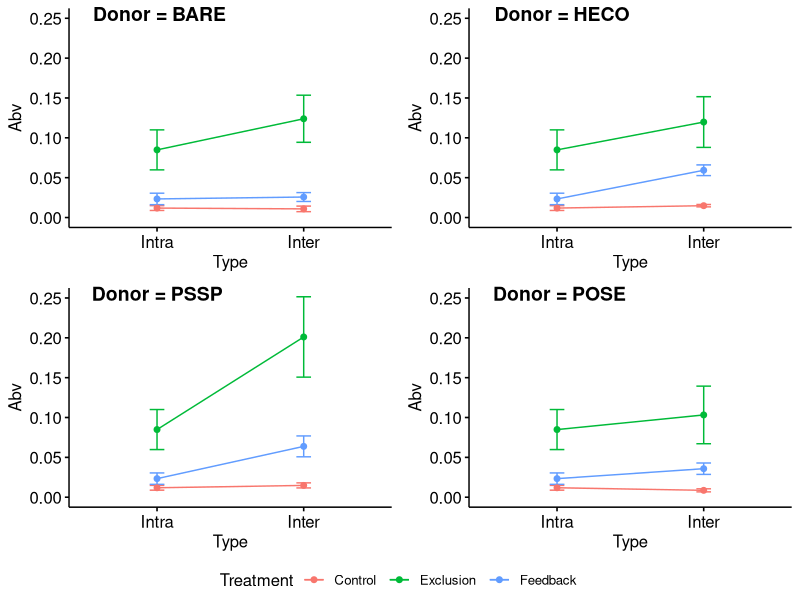
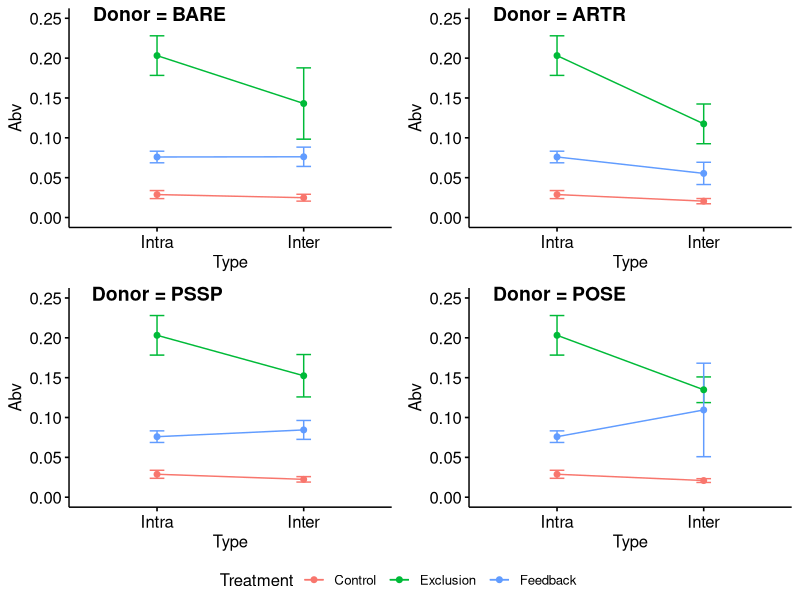
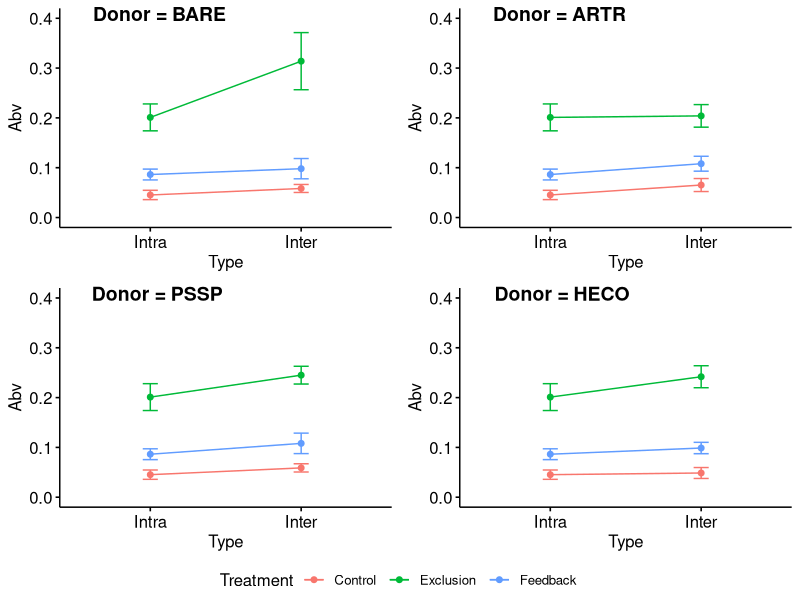
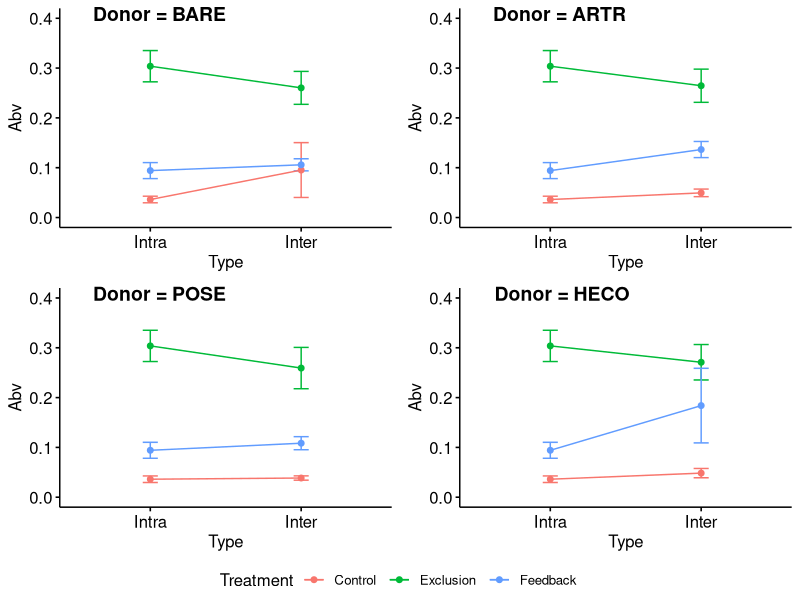

Here is the R script that generated these plots, in order:
########################################
#Code to visualize all abv biomass data#
########################################

setwd("C:/Users/A02268715/Box Sync/PSFcoexist/R/PSFcoexist")
library(car)
library(ggpubr)

#Data import------------------------
all<-read.csv("./data/Transplant data clean 190102.csv")

#Subset data by transplant species
ARTR<-subset(all,Transplant=="ARTR")
POSE<-subset(all,Transplant=="POSE")
PSSP<-subset(all,Transplant=="PSSP")
HECO<-subset(all,Transplant=="HECO")

#ARTR--------------------------------
#Add Intra/Inter labels
ARTR$Type[ARTR$DonorSpp=="ARTR"]<-"Intra"
ARTR$Type[ARTR$DonorSpp!="ARTR"]<-"Inter"
ARTR$Type <- factor(ARTR$Type, levels=c("Intra", "Inter"))#Flip the order of factors for easier visualization

#Take out the rows where labels mixed up and cannot ascertain treatment
ARTR<-subset(ARTR,Treatment%in%c("Control","Exclusion","Feedback"))

#Make each donor plot separately
artrBARE<-ggpar(ggline(ARTR[ARTR$DonorSpp=="BARE"|ARTR$DonorSpp=="ARTR",], x = "Type", y = "Abv",  
                 add = c("mean_se"),
                 color = "Treatment"),
                ylim=c(0,0.25))
artrHECO<-ggpar(ggline(ARTR[ARTR$DonorSpp=="HECO"|ARTR$DonorSpp=="ARTR",], x = "Type", y = "Abv",  
                 add = c("mean_se"),
                 color = "Treatment"),
                ylim=c(0,0.25))
artrPSSP<-ggpar(ggline(ARTR[ARTR$DonorSpp=="PSSP"|ARTR$DonorSpp=="ARTR",], x = "Type", y = "Abv",  
                 add = c("mean_se"),
                 color = "Treatment"),
                ylim=c(0,0.25))
artrPOSE<-ggpar(ggline(ARTR[ARTR$DonorSpp=="POSE"|ARTR$DonorSpp=="ARTR",], x = "Type", y = "Abv",  
                 add = c("mean_se"),
                 color = "Treatment"),
                ylim=c(0,0.25))

#Put plots together
ggarrange(artrBARE , artrHECO, artrPSSP,artrPOSE, 
          labels = c("Donor = BARE", "Donor = HECO", "Donor = PSSP","Donor = POSE"),
          common.legend = TRUE, legend = "bottom",
          hjust=-0.7,
          ncol = 2, nrow = 2)

#HECO--------------------------------
#Add Intra/Inter labels
HECO$Type[HECO$DonorSpp=="HECO"]<-"Intra"
HECO$Type[HECO$DonorSpp!="HECO"]<-"Inter"
HECO$Type <- factor(HECO$Type, levels=c("Intra", "Inter"))#Flip the order of factors for easier visualization

#Make each donor plot separately
hecoBARE<-ggpar(ggline(HECO[HECO$DonorSpp=="BARE"|HECO$DonorSpp=="HECO",], x = "Type", y = "Abv",  
                       add = c("mean_se"),
                       color = "Treatment"),
                ylim=c(0,0.25))
hecoARTR<-ggpar(ggline(HECO[HECO$DonorSpp=="ARTR"|HECO$DonorSpp=="HECO",], x = "Type", y = "Abv",  
                       add = c("mean_se"),
                       color = "Treatment"),
                ylim=c(0,0.25))
hecoPSSP<-ggpar(ggline(HECO[HECO$DonorSpp=="PSSP"|HECO$DonorSpp=="HECO",], x = "Type", y = "Abv",  
                       add = c("mean_se"),
                       color = "Treatment"),
                ylim=c(0,0.25))
hecoPOSE<-ggpar(ggline(HECO[HECO$DonorSpp=="POSE"|HECO$DonorSpp=="HECO",], x = "Type", y = "Abv",  
                       add = c("mean_se"),
                       color = "Treatment"),
                ylim=c(0,0.25))

#Put plots together
ggarrange(hecoBARE , hecoARTR, hecoPSSP,hecoPOSE, 
          labels = c("Donor = BARE", "Donor = ARTR", "Donor = PSSP","Donor = POSE"),
          common.legend = TRUE, legend = "bottom",
          hjust=-0.7,
          ncol = 2, nrow = 2)

#POSE--------------------------------
#Add Intra/Inter labels
POSE$Type[POSE$DonorSpp=="POSE"]<-"Intra"
POSE$Type[POSE$DonorSpp!="POSE"]<-"Inter"
POSE$Type <- factor(POSE$Type, levels=c("Intra", "Inter"))#Flip the order of factors for easier visualization

#Make each donor plot separately
poseBARE<-ggpar(ggline(POSE[POSE$DonorSpp=="BARE"|POSE$DonorSpp=="POSE",], x = "Type", y = "Abv",  
                       add = c("mean_se"),
                       color = "Treatment"),
                ylim=c(0,0.4))
poseARTR<-ggpar(ggline(POSE[POSE$DonorSpp=="ARTR"|POSE$DonorSpp=="POSE",], x = "Type", y = "Abv",  
                       add = c("mean_se"),
                       color = "Treatment"),
                ylim=c(0,0.4))
posePSSP<-ggpar(ggline(POSE[POSE$DonorSpp=="PSSP"|POSE$DonorSpp=="POSE",], x = "Type", y = "Abv",  
                       add = c("mean_se"),
                       color = "Treatment"),
                ylim=c(0,0.4))
poseHECO<-ggpar(ggline(POSE[POSE$DonorSpp=="HECO"|POSE$DonorSpp=="POSE",], x = "Type", y = "Abv",  
                       add = c("mean_se"),
                       color = "Treatment"),
                ylim=c(0,0.4))

#Put plots together
ggarrange(poseBARE , poseARTR, posePSSP,poseHECO, 
          labels = c("Donor = BARE", "Donor = ARTR", "Donor = PSSP","Donor = HECO"),
          common.legend = TRUE, legend = "bottom",
          hjust=-0.7,
          ncol = 2, nrow = 2)

#PSSP--------------------------------
#Add Intra/Inter labels
PSSP$Type[PSSP$DonorSpp=="PSSP"]<-"Intra"
PSSP$Type[PSSP$DonorSpp!="PSSP"]<-"Inter"
PSSP$Type <- factor(PSSP$Type, levels=c("Intra", "Inter"))#Flip the order of factors for easier visualization

#Make each donor plot separately
psspBARE<-ggpar(ggline(PSSP[PSSP$DonorSpp=="BARE"|PSSP$DonorSpp=="PSSP",], x = "Type", y = "Abv",  
                       add = c("mean_se"),
                       color = "Treatment"),
                ylim=c(0,0.4))
psspARTR<-ggpar(ggline(PSSP[PSSP$DonorSpp=="ARTR"|PSSP$DonorSpp=="PSSP",], x = "Type", y = "Abv",  
                       add = c("mean_se"),
                       color = "Treatment"),
                ylim=c(0,0.4))
psspPOSE<-ggpar(ggline(PSSP[PSSP$DonorSpp=="POSE"|PSSP$DonorSpp=="PSSP",], x = "Type", y = "Abv",  
                       add = c("mean_se"),
                       color = "Treatment"),
                ylim=c(0,0.4))
psspHECO<-ggpar(ggline(PSSP[PSSP$DonorSpp=="HECO"|PSSP$DonorSpp=="PSSP",], x = "Type", y = "Abv",  
                       add = c("mean_se"),
                       color = "Treatment"),
                ylim=c(0,0.4))

#Put plots together
ggarrange(psspBARE , psspARTR, psspPOSE,psspHECO, 
          labels = c("Donor = BARE", "Donor = ARTR", "Donor = POSE","Donor = HECO"),
          common.legend = TRUE, legend = "bottom",
          hjust=-0.7,
          ncol = 2, nrow = 2)
